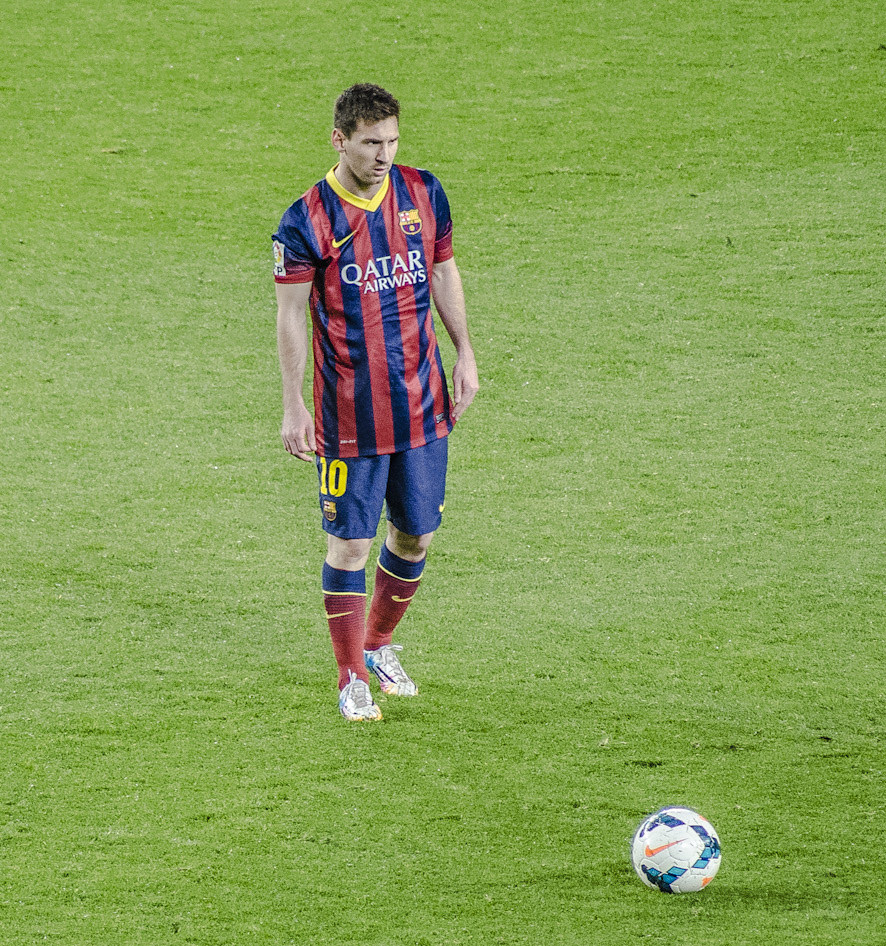
#> input picture Leo_Messi_v_Almeria_020314_.jpg, 886 x 946 px
$ python HaarCascade.py
#> lines starting #> are read from the running program, lines starting #| are printed output that depends on the picture; after the words box and inside, x2 and y2 are one past the last pixel; in counts of white or black regions, pixels touching at a corner belong together
#> further down, img is the input picture: shape (946, 886, 3); mean B, G, R 87.8, 160.8, 135.4
# Importing all required packages
import cv2
import numpy as np
import matplotlib.pyplot as plt


# Read in the cascade classifiers for face and eyes
face_cascade = cv2.CascadeClassifier('haarcascade_frontalface_default.xml')
eye_cascade = cv2.CascadeClassifier('haarcascade_eye.xml')
body_cascade = cv2.CascadeClassifier('haarcascade_fullbody.xml')


# create a function to detect full body
def adjusted_detect_full_body(img):

    body_img = img.copy()

    body_rect = body_cascade.detectMultiScale(body_img,
                                              scaleFactor = 1.2,
                                              minNeighbors = 5)

    for (x, y, w, h) in body_rect:
        cv2.rectangle(body_img, (x, y),
                      (x + w, y + h), (255, 255, 255), 10)\

    return body_img

# create a function to detect face
def adjusted_detect_face(img):

    face_img = img.copy()

    face_rect = face_cascade.detectMultiScale(face_img,
                                              scaleFactor = 1.2,
                                              minNeighbors = 5)
#> face_rect = [[355, 120, 54, 54]]

    for (x, y, w, h) in face_rect:
        cv2.rectangle(face_img, (x, y),
                      (x + w, y + h), (255, 255, 255), 10)\
#> this loop made 1 pass
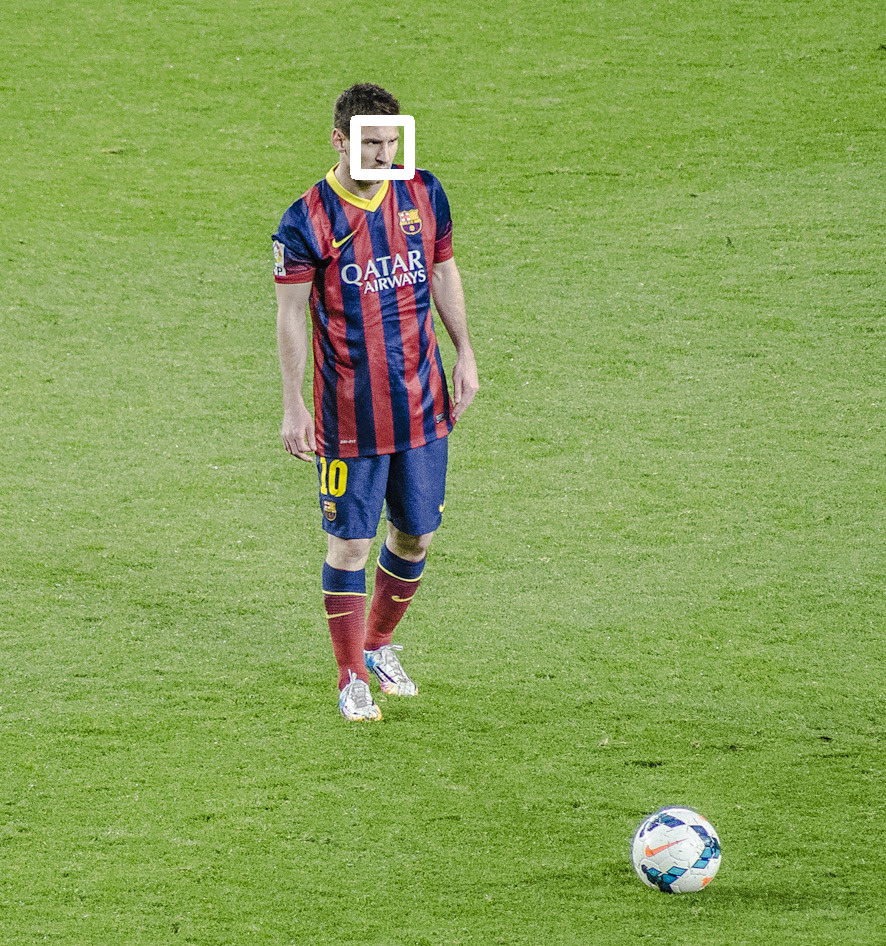
#> face_img: shape (946, 886, 3); 0.28% of pixels changed, all inside (x1, y1, x2, y2) = (350, 115, 415, 180)

    return face_img


# create a function to detect eyes
def detect_eyes(img):

    eye_img = img.copy()
    eye_rect = eye_cascade.detectMultiScale(eye_img,
                                            scaleFactor = 1.2,
                                            minNeighbors = 5)
    for (x, y, w, h) in eye_rect:
        cv2.rectangle(eye_img, (x, y),
                      (x + w, y + h), (255, 255, 255), 10)
    return eye_img

# Reading in the image and creating copies
img = cv2.imread('Leo_Messi_v_Almeria_020314_.jpg')
# img_copy1 = img.copy()
# img_copy2 = img.copy()
# img_copy3 = img.copy()

# Detecting the face
face = adjusted_detect_face(img)
plt.imshow(face)
plt.show()
# Saving the image
cv2.imwrite('face_2.jpg', face)

# Detecting the body
body = adjusted_detect_full_body(img)
#> in adjusted_detect_full_body, `body_rect = body_cascade.detectMultiScale(body_img, scaleFactor = 1.2,..`: body_rect = [[210, 117, 302, 604]]
#> the loop in adjusted_detect_full_body, `for (x, y, w, h) in body_rect:` made 1 pass
#> after the loop in adjusted_detect_full_body, `for (x, y, w, h) in body_rect:`:
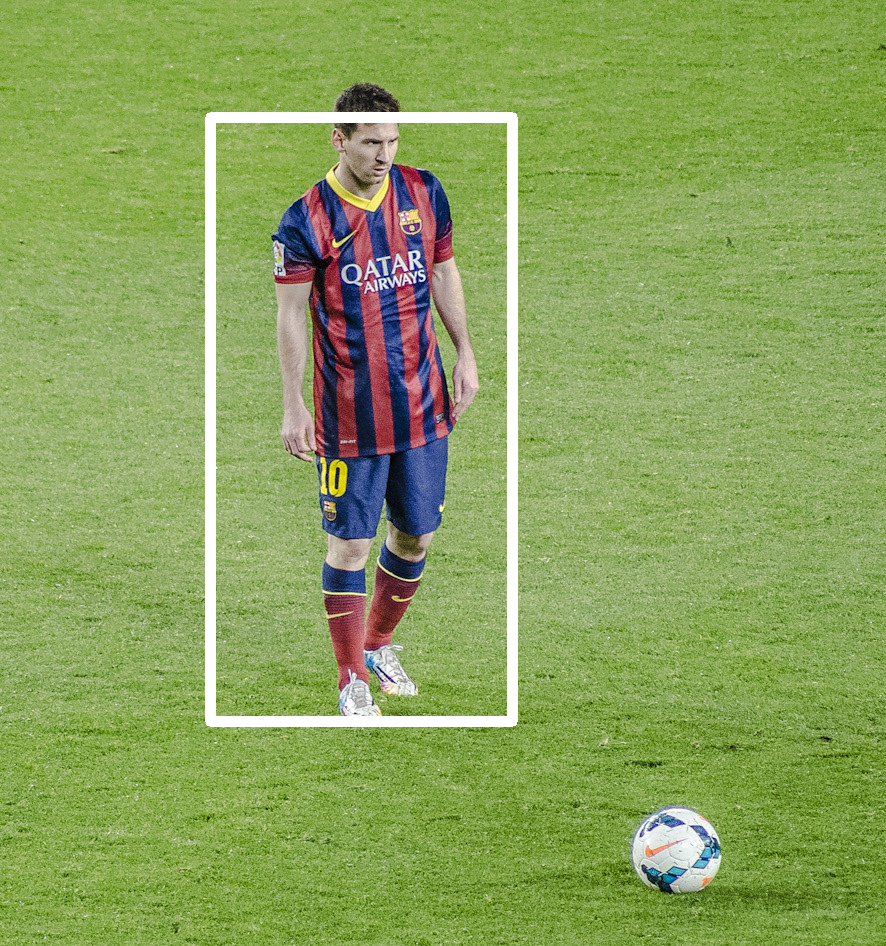
#> body_img: shape (946, 886, 3); 2.37% of pixels changed, all inside (x1, y1, x2, y2) = (205, 112, 518, 727)
plt.imshow(body)
plt.show()
# Saving the image
cv2.imwrite('body_2.jpg', body)

$ run again, with sample.jpg copied over Leo_Messi_v_Almeria_020314_.jpg
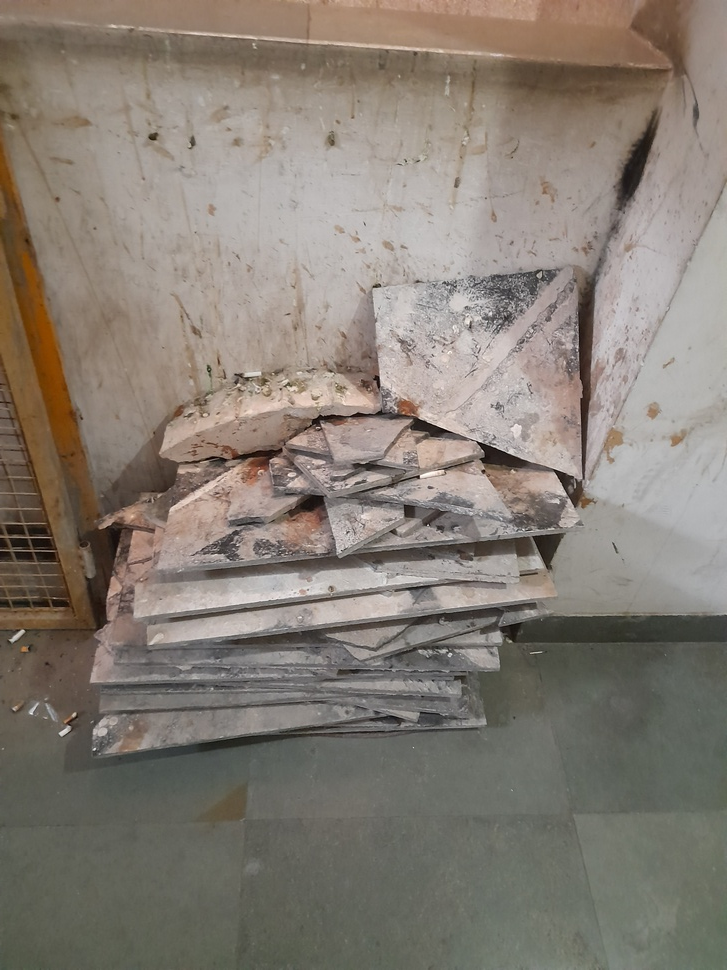
#> input picture sample.jpg, 727 x 970 px, shrunk from 3000 x 4000 before the run
#> img is the input picture: shape (970, 727, 3); mean B, G, R 115.7, 125.1, 133.3
#> face_rect = [[6, 127, 89, 89]]
#> the loop in adjusted_detect_face, `for (x, y, w, h) in face_rect:` made 1 pass
#> after the loop in adjusted_detect_face, `for (x, y, w, h) in face_rect:`:
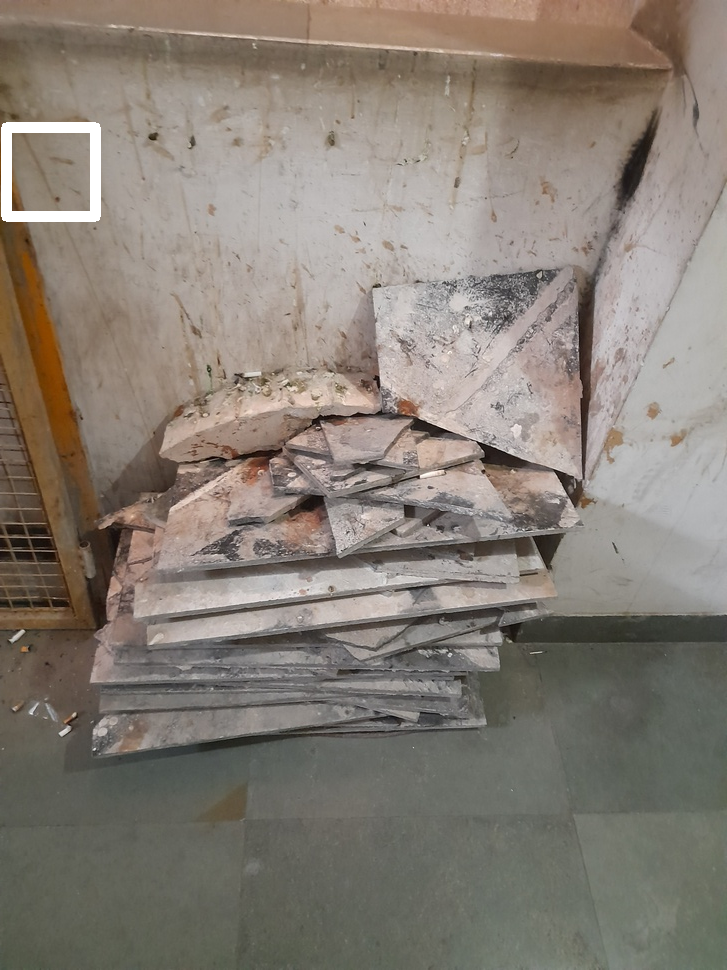
#> face_img: shape (970, 727, 3); 0.55% of pixels changed, all inside (x1, y1, x2, y2) = (1, 122, 101, 222)
#> body_rect = ()
